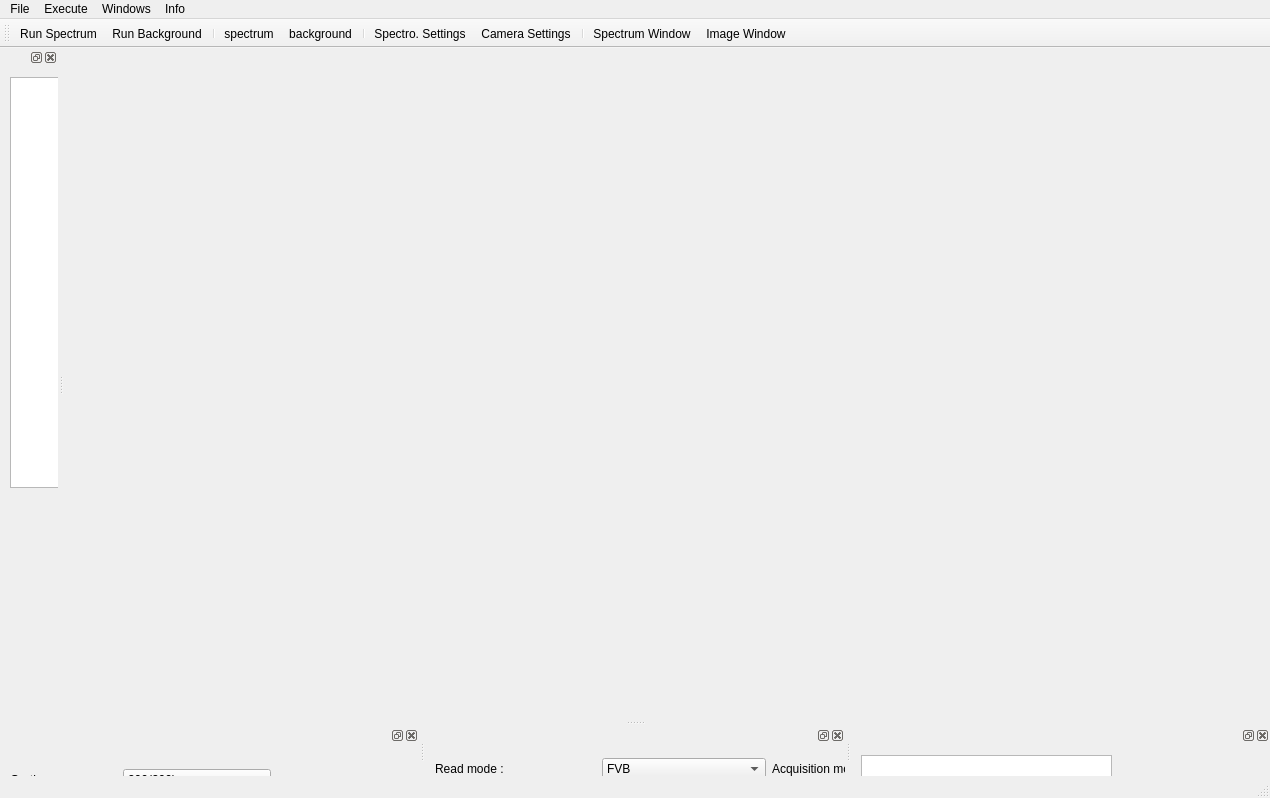
<?xml version="1.0" encoding="UTF-8"?>
<ui version="4.0">
 <class>Hirondelle200</class>
 <widget class="QMainWindow" name="Hirondelle200">
  <property name="geometry">
   <rect>
    <x>0</x>
    <y>0</y>
    <width>1270</width>
    <height>798</height>
   </rect>
  </property>
  <property name="minimumSize">
   <size>
    <width>1270</width>
    <height>0</height>
   </size>
  </property>
  <property name="windowTitle">
   <string>Hirondelle200</string>
  </property>
  <property name="dockOptions">
   <set>QMainWindow::AllowTabbedDocks|QMainWindow::AnimatedDocks</set>
  </property>
  <widget class="QWidget" name="centralwidget"/>
  <widget class="QMenuBar" name="menubar">
   <property name="geometry">
    <rect>
     <x>0</x>
     <y>0</y>
     <width>1270</width>
     <height>22</height>
    </rect>
   </property>
   <widget class="QMenu" name="menuFile">
    <property name="title">
     <string>File</string>
    </property>
    <widget class="QMenu" name="menuSaveData">
     <property name="title">
      <string>Save Data</string>
     </property>
     <addaction name="saveSpectrum"/>
     <addaction name="saveBackground"/>
     <addaction name="saveImage"/>
    </widget>
    <widget class="QMenu" name="menuSaveDataAs">
     <property name="title">
      <string>Save Data As...</string>
     </property>
     <addaction name="saveSpectrumAs"/>
     <addaction name="saveBackgroundAs"/>
     <addaction name="saveImageAs"/>
    </widget>
    <widget class="QMenu" name="menuImportData">
     <property name="title">
      <string>Import Data</string>
     </property>
     <addaction name="importSpectrum"/>
     <addaction name="importBackground"/>
     <addaction name="importImage"/>
    </widget>
    <addaction name="menuSaveData"/>
    <addaction name="menuSaveDataAs"/>
    <addaction name="separator"/>
    <addaction name="menuImportData"/>
   </widget>
   <widget class="QMenu" name="menuExecute">
    <property name="title">
     <string>Execute</string>
    </property>
    <addaction name="runSpectrum"/>
    <addaction name="runBackground"/>
    <addaction name="runImage"/>
    <addaction name="separator"/>
    <addaction name="runLiveAcquistion"/>
    <addaction name="stopAcquisition"/>
   </widget>
   <widget class="QMenu" name="menuWindows">
    <property name="title">
     <string>Windows</string>
    </property>
    <addaction name="settingsSpectro"/>
    <addaction name="settingsCamera"/>
    <addaction name="separator"/>
    <addaction name="windowSpectro"/>
    <addaction name="windowCamera"/>
   </widget>
   <widget class="QMenu" name="menuInfo">
    <property name="title">
     <string>Info</string>
    </property>
    <addaction name="documentationAction"/>
   </widget>
   <addaction name="menuFile"/>
   <addaction name="menuExecute"/>
   <addaction name="menuWindows"/>
   <addaction name="menuInfo"/>
  </widget>
  <widget class="QStatusBar" name="statusbar"/>
  <widget class="QToolBar" name="toolBar">
   <property name="windowTitle">
    <string>toolBar</string>
   </property>
   <attribute name="toolBarArea">
    <enum>TopToolBarArea</enum>
   </attribute>
   <attribute name="toolBarBreak">
    <bool>false</bool>
   </attribute>
   <addaction name="runSpectrum"/>
   <addaction name="runBackground"/>
   <addaction name="separator"/>
   <addaction name="saveSpectrum"/>
   <addaction name="saveBackground"/>
   <addaction name="separator"/>
   <addaction name="settingsSpectro"/>
   <addaction name="settingsCamera"/>
   <addaction name="separator"/>
   <addaction name="windowSpectro"/>
   <addaction name="windowCamera"/>
  </widget>
  <widget class="QDockWidget" name="dockSpectroSettings">
   <property name="minimumSize">
    <size>
     <width>62</width>
     <height>50</height>
    </size>
   </property>
   <property name="maximumSize">
    <size>
     <width>700</width>
     <height>700</height>
    </size>
   </property>
   <property name="layoutDirection">
    <enum>Qt::LeftToRight</enum>
   </property>
   <attribute name="dockWidgetArea">
    <number>8</number>
   </attribute>
   <widget class="QWidget" name="dockSpectroSettings_2">
    <widget class="QWidget" name="formLayoutWidget">
     <property name="geometry">
      <rect>
       <x>10</x>
       <y>10</y>
       <width>261</width>
       <height>221</height>
      </rect>
     </property>
     <layout class="QFormLayout" name="formLayout">
      <property name="sizeConstraint">
       <enum>QLayout::SetDefaultConstraint</enum>
      </property>
      <property name="fieldGrowthPolicy">
       <enum>QFormLayout::AllNonFixedFieldsGrow</enum>
      </property>
      <property name="labelAlignment">
       <set>Qt::AlignLeading|Qt::AlignLeft|Qt::AlignVCenter</set>
      </property>
      <property name="formAlignment">
       <set>Qt::AlignLeading|Qt::AlignLeft|Qt::AlignVCenter</set>
      </property>
      <item row="0" column="0">
       <widget class="QLabel" name="gratingNumLabel">
        <property name="text">
         <string>Grating :</string>
        </property>
       </widget>
      </item>
      <item row="0" column="1">
       <widget class="QComboBox" name="gratingNumCombo">
        <item>
         <property name="text">
          <string>300(300)</string>
         </property>
        </item>
        <item>
         <property name="text">
          <string>1200(300)</string>
         </property>
        </item>
        <item>
         <property name="text">
          <string>1800(300)</string>
         </property>
        </item>
       </widget>
      </item>
      <item row="1" column="0">
       <widget class="QLabel" name="inputPortLabel">
        <property name="text">
         <string>Input port :</string>
        </property>
       </widget>
      </item>
      <item row="1" column="1">
       <widget class="QComboBox" name="inputPortCombo">
        <item>
         <property name="text">
          <string>Side</string>
         </property>
        </item>
        <item>
         <property name="text">
          <string>Front</string>
         </property>
        </item>
       </widget>
      </item>
      <item row="2" column="0">
       <widget class="QLabel" name="inputSlitWidthLabel">
        <property name="text">
         <string>Input slit width :</string>
        </property>
       </widget>
      </item>
      <item row="2" column="1">
       <widget class="QDoubleSpinBox" name="inputSlitWidthDSpin"/>
      </item>
      <item row="3" column="0">
       <widget class="QLabel" name="outputPortLabel">
        <property name="text">
         <string>Output port :</string>
        </property>
       </widget>
      </item>
      <item row="3" column="1">
       <widget class="QComboBox" name="outputPortCombo">
        <item>
         <property name="text">
          <string>Side</string>
         </property>
        </item>
        <item>
         <property name="text">
          <string>Front</string>
         </property>
        </item>
       </widget>
      </item>
      <item row="4" column="0">
       <widget class="QLabel" name="outputSlitWidthLabel">
        <property name="text">
         <string>Output slit width :</string>
        </property>
       </widget>
      </item>
      <item row="4" column="1">
       <widget class="QDoubleSpinBox" name="outputSlitWidthDSpin"/>
      </item>
      <item row="5" column="0">
       <widget class="QLabel" name="wavelengthLabel">
        <property name="text">
         <string>Center wavelength :</string>
        </property>
       </widget>
      </item>
      <item row="5" column="1">
       <widget class="QDoubleSpinBox" name="wavelengthDSpin">
        <property name="wrapping">
         <bool>false</bool>
        </property>
       </widget>
      </item>
      <item row="6" column="0">
       <widget class="QLabel" name="gratingOffsetLabel">
        <property name="text">
         <string>Grating offset :</string>
        </property>
       </widget>
      </item>
      <item row="6" column="1">
       <widget class="QSpinBox" name="gratingOffsetSpin"/>
      </item>
     </layout>
    </widget>
   </widget>
  </widget>
  <widget class="QDockWidget" name="dockImageSettings">
   <property name="minimumSize">
    <size>
     <width>62</width>
     <height>50</height>
    </size>
   </property>
   <property name="maximumSize">
    <size>
     <width>700</width>
     <height>700</height>
    </size>
   </property>
   <property name="layoutDirection">
    <enum>Qt::LeftToRight</enum>
   </property>
   <property name="features">
    <set>QDockWidget::AllDockWidgetFeatures</set>
   </property>
   <attribute name="dockWidgetArea">
    <number>8</number>
   </attribute>
   <widget class="QWidget" name="dockImageSettingsContent">
    <widget class="QWidget" name="gridLayoutWidget_3">
     <property name="geometry">
      <rect>
       <x>10</x>
       <y>10</y>
       <width>667</width>
       <height>221</height>
      </rect>
     </property>
     <layout class="QGridLayout" name="gridLayout_3" columnstretch="0,0,0,0">
      <property name="sizeConstraint">
       <enum>QLayout::SetDefaultConstraint</enum>
      </property>
      <item row="1" column="0">
       <widget class="QLabel" name="numTrackLabel">
        <property name="text">
         <string>Number of tracks :</string>
        </property>
       </widget>
      </item>
      <item row="4" column="2">
       <widget class="QLabel" name="scanFreqLabel">
        <property name="text">
         <string>Scan frequency :</string>
        </property>
       </widget>
      </item>
      <item row="3" column="1">
       <widget class="QSpinBox" name="trackOffsetSpin"/>
      </item>
      <item row="1" column="2">
       <widget class="QLabel" name="exposureLabel">
        <property name="text">
         <string>Exposure time :</string>
        </property>
       </widget>
      </item>
      <item row="1" column="1">
       <widget class="QSpinBox" name="numTrackSpin"/>
      </item>
      <item row="4" column="1">
       <widget class="QComboBox" name="triggerModeCombo">
        <item>
         <property name="text">
          <string>INTERNAL</string>
         </property>
        </item>
        <item>
         <property name="text">
          <string>EXTERNAL</string>
         </property>
        </item>
        <item>
         <property name="text">
          <string>EXTERNAL START</string>
         </property>
        </item>
        <item>
         <property name="text">
          <string>EXTERNAL EXPOSURE</string>
         </property>
        </item>
       </widget>
      </item>
      <item row="2" column="0">
       <widget class="QLabel" name="trackHeightLabel">
        <property name="text">
         <string>Tracks height :</string>
        </property>
       </widget>
      </item>
      <item row="2" column="2">
       <widget class="QLabel" name="cameraGainLabel">
        <property name="text">
         <string>Camera gain :</string>
        </property>
       </widget>
      </item>
      <item row="6" column="0">
       <widget class="QLabel" name="temperatureLabel">
        <property name="text">
         <string>Temperature :</string>
        </property>
       </widget>
      </item>
      <item row="2" column="3">
       <widget class="QSpinBox" name="cameraGainSpin"/>
      </item>
      <item row="3" column="0">
       <widget class="QLabel" name="trackOffsetLabel">
        <property name="text">
         <string>Tracks offset :</string>
        </property>
       </widget>
      </item>
      <item row="0" column="2">
       <widget class="QLabel" name="acquModeLabel">
        <property name="text">
         <string>Acquisition mode :</string>
        </property>
       </widget>
      </item>
      <item row="3" column="3">
       <widget class="QDoubleSpinBox" name="numScanDSpin"/>
      </item>
      <item row="6" column="1">
       <widget class="QDoubleSpinBox" name="temperatureDSpin"/>
      </item>
      <item row="0" column="0">
       <widget class="QLabel" name="readModeLabel">
        <property name="text">
         <string>Read mode :</string>
        </property>
       </widget>
      </item>
      <item row="0" column="3">
       <widget class="QComboBox" name="acquModeCombo">
        <item>
         <property name="text">
          <string>Single Scan</string>
         </property>
        </item>
        <item>
         <property name="text">
          <string>Accumulate Scan</string>
         </property>
        </item>
        <item>
         <property name="text">
          <string>Live Scan</string>
         </property>
        </item>
       </widget>
      </item>
      <item row="0" column="1">
       <widget class="QComboBox" name="readModeCombo">
        <item>
         <property name="text">
          <string>FVB</string>
         </property>
        </item>
        <item>
         <property name="text">
          <string>SINGLE_TRACK</string>
         </property>
        </item>
        <item>
         <property name="text">
          <string>MULTI_TRACK</string>
         </property>
        </item>
       </widget>
      </item>
      <item row="3" column="2">
       <widget class="QLabel" name="numScanLabel">
        <property name="text">
         <string>Number of scan :</string>
        </property>
       </widget>
      </item>
      <item row="1" column="3">
       <widget class="QDoubleSpinBox" name="exposureDSpin"/>
      </item>
      <item row="6" column="3">
       <widget class="QComboBox" name="accumulateFreqCombo">
        <item>
         <property name="text">
          <string>3 MHz</string>
         </property>
        </item>
        <item>
         <property name="text">
          <string>1 MHz</string>
         </property>
        </item>
        <item>
         <property name="text">
          <string>50 kHz</string>
         </property>
        </item>
       </widget>
      </item>
      <item row="4" column="3">
       <widget class="QComboBox" name="scanFreqCombo">
        <item>
         <property name="text">
          <string>3 MHz</string>
         </property>
        </item>
        <item>
         <property name="text">
          <string>1 MHz</string>
         </property>
        </item>
        <item>
         <property name="text">
          <string>50 kHz</string>
         </property>
        </item>
       </widget>
      </item>
      <item row="4" column="0">
       <widget class="QLabel" name="triggerModeLabel">
        <property name="text">
         <string>Trigger mode :</string>
        </property>
       </widget>
      </item>
      <item row="2" column="1">
       <widget class="QSpinBox" name="trackHeightSpin"/>
      </item>
      <item row="5" column="2">
       <widget class="QLabel" name="numAccumulatedLabel">
        <property name="text">
         <string>Number of accumulated scan :</string>
        </property>
       </widget>
      </item>
      <item row="5" column="3">
       <widget class="QSpinBox" name="numAccumulatedSpin"/>
      </item>
      <item row="6" column="2">
       <widget class="QLabel" name="accumulateFreqLabel">
        <property name="text">
         <string>Accumulation frequency :</string>
        </property>
       </widget>
      </item>
      <item row="5" column="0">
       <widget class="QRadioButton" name="coolerButton">
        <property name="text">
         <string>Cooler ON</string>
        </property>
       </widget>
      </item>
     </layout>
    </widget>
   </widget>
  </widget>
  <widget class="QDockWidget" name="dockImage">
   <property name="minimumSize">
    <size>
     <width>62</width>
     <height>50</height>
    </size>
   </property>
   <property name="maximumSize">
    <size>
     <width>1000</width>
     <height>700</height>
    </size>
   </property>
   <attribute name="dockWidgetArea">
    <number>8</number>
   </attribute>
   <widget class="QWidget" name="dockImageContent">
    <property name="layoutDirection">
     <enum>Qt::LeftToRight</enum>
    </property>
    <property name="autoFillBackground">
     <bool>false</bool>
    </property>
    <widget class="QWidget" name="gridLayoutWidget_4">
     <property name="geometry">
      <rect>
       <x>10</x>
       <y>10</y>
       <width>251</width>
       <height>221</height>
      </rect>
     </property>
     <layout class="QGridLayout" name="gridLayout_4">
      <item row="1" column="0">
       <layout class="QGridLayout" name="gridLayout">
        <item row="1" column="0">
         <layout class="QHBoxLayout" name="horizontalLayout">
          <item>
           <widget class="QPushButton" name="stopImageButton">
            <property name="text">
             <string>Stop Image</string>
            </property>
           </widget>
          </item>
          <item>
           <widget class="QPushButton" name="runImageButton">
            <property name="text">
             <string>Run image</string>
            </property>
           </widget>
          </item>
         </layout>
        </item>
       </layout>
      </item>
      <item row="0" column="0">
       <widget class="PlotWidget" name="imagePlot"/>
      </item>
     </layout>
    </widget>
   </widget>
  </widget>
  <widget class="QDockWidget" name="dockWidget">
   <attribute name="dockWidgetArea">
    <number>1</number>
   </attribute>
   <widget class="QWidget" name="dockWidgetContents">
    <widget class="QWidget" name="gridLayoutWidget_2">
     <property name="geometry">
      <rect>
       <x>10</x>
       <y>10</y>
       <width>1251</width>
       <height>411</height>
      </rect>
     </property>
     <layout class="QGridLayout" name="gridLayout_2">
      <item row="0" column="0">
       <widget class="PlotWidget" name="spectrumPlot"/>
      </item>
     </layout>
    </widget>
   </widget>
  </widget>
  <action name="saveSpectrum">
   <property name="text">
    <string>spectrum</string>
   </property>
  </action>
  <action name="saveBackground">
   <property name="text">
    <string>background</string>
   </property>
  </action>
  <action name="saveImage">
   <property name="text">
    <string>image</string>
   </property>
  </action>
  <action name="saveSpectrumAs">
   <property name="text">
    <string>spectrum</string>
   </property>
  </action>
  <action name="saveBackgroundAs">
   <property name="text">
    <string>background</string>
   </property>
  </action>
  <action name="saveImageAs">
   <property name="text">
    <string>image</string>
   </property>
  </action>
  <action name="importSpectrum">
   <property name="text">
    <string>spectrum</string>
   </property>
  </action>
  <action name="importBackground">
   <property name="text">
    <string>background</string>
   </property>
  </action>
  <action name="importImage">
   <property name="text">
    <string>image</string>
   </property>
  </action>
  <action name="runSpectrum">
   <property name="text">
    <string>Run Spectrum</string>
   </property>
  </action>
  <action name="runBackground">
   <property name="text">
    <string>Run Background</string>
   </property>
  </action>
  <action name="runImage">
   <property name="text">
    <string>Run Image</string>
   </property>
  </action>
  <action name="settingsSpectro">
   <property name="text">
    <string>Spectro. Settings</string>
   </property>
  </action>
  <action name="settingsCamera">
   <property name="text">
    <string>Camera Settings</string>
   </property>
  </action>
  <action name="windowSpectro">
   <property name="text">
    <string>Spectrum Window</string>
   </property>
  </action>
  <action name="windowCamera">
   <property name="text">
    <string>Image Window</string>
   </property>
  </action>
  <action name="runLiveAcquistion">
   <property name="text">
    <string>Run Live Acqusition</string>
   </property>
  </action>
  <action name="documentationAction">
   <property name="text">
    <string>Documentation</string>
   </property>
  </action>
  <action name="stopAcquisition">
   <property name="text">
    <string>Stop Acquisition</string>
   </property>
  </action>
 </widget>
 <customwidgets>
  <customwidget>
   <class>PlotWidget</class>
   <extends>QGraphicsView</extends>
   <header>pyqtgraph</header>
  </customwidget>
 </customwidgets>
 <resources/>
 <connections/>
</ui>
